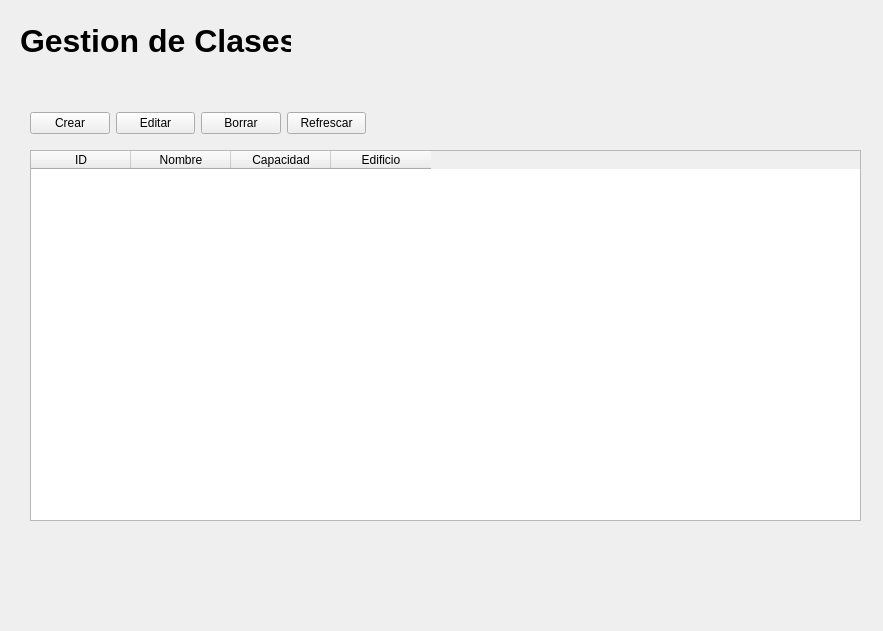
<?xml version="1.0" encoding="UTF-8"?>
<ui version="4.0">
 <class>Form</class>
 <widget class="QWidget" name="Form">
  <property name="geometry">
   <rect>
    <x>0</x>
    <y>0</y>
    <width>883</width>
    <height>631</height>
   </rect>
  </property>
  <property name="windowTitle">
   <string>Form</string>
  </property>
  <widget class="QLabel" name="lblTitulo">
   <property name="geometry">
    <rect>
     <x>20</x>
     <y>20</y>
     <width>271</width>
     <height>41</height>
    </rect>
   </property>
   <property name="font">
    <font>
     <pointsize>24</pointsize>
     <bold>true</bold>
    </font>
   </property>
   <property name="text">
    <string>Gestion de Clases</string>
   </property>
  </widget>
  <widget class="QTableWidget" name="tblClases">
   <property name="geometry">
    <rect>
     <x>30</x>
     <y>150</y>
     <width>831</width>
     <height>371</height>
    </rect>
   </property>
   <property name="selectionBehavior">
    <enum>QAbstractItemView::SelectionBehavior::SelectRows</enum>
   </property>
   <column>
    <property name="text">
     <string>ID</string>
    </property>
   </column>
   <column>
    <property name="text">
     <string>Nombre</string>
    </property>
   </column>
   <column>
    <property name="text">
     <string>Capacidad</string>
    </property>
   </column>
   <column>
    <property name="text">
     <string>Edificio</string>
    </property>
   </column>
  </widget>
  <widget class="QWidget" name="">
   <property name="geometry">
    <rect>
     <x>30</x>
     <y>110</y>
     <width>336</width>
     <height>26</height>
    </rect>
   </property>
   <layout class="QHBoxLayout" name="horizontalLayout">
    <item>
     <widget class="QPushButton" name="btnCrear">
      <property name="text">
       <string>Crear</string>
      </property>
     </widget>
    </item>
    <item>
     <widget class="QPushButton" name="btnEditar">
      <property name="text">
       <string>Editar</string>
      </property>
     </widget>
    </item>
    <item>
     <widget class="QPushButton" name="btnBorrar">
      <property name="text">
       <string>Borrar</string>
      </property>
     </widget>
    </item>
    <item>
     <widget class="QPushButton" name="btnRefrescar">
      <property name="text">
       <string>Refrescar</string>
      </property>
     </widget>
    </item>
   </layout>
  </widget>
 </widget>
 <resources/>
 <connections/>
</ui>
